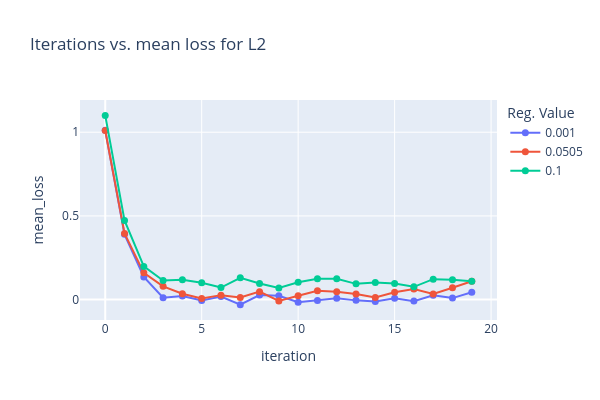
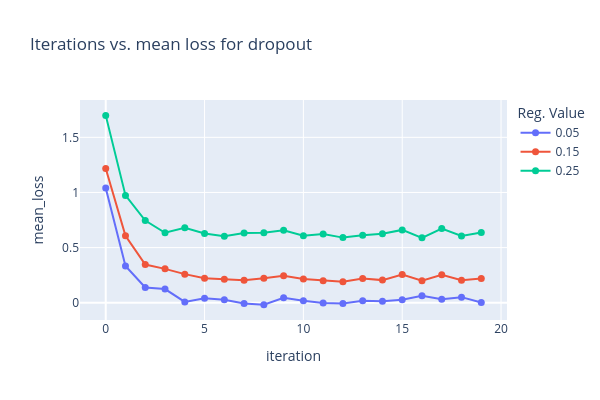

The cell these charts' notebook holds for them, in order:
### Code cell
# Group by 'reg_type'
grouped_by_reg_type = summary_df.groupby('reg_type')

# Iterate over each group of reg_type
for reg_type, reg_type_group in grouped_by_reg_type:
    # Group by 'reg_value' within each reg_type group
    grouped_by_reg_value = reg_type_group.groupby('reg_value')
    
    # Create a figure for the current reg_type
    fig = go.Figure()
    
    # Iterate over each group of reg_value within the current reg_type group
    for reg_value, reg_value_group in grouped_by_reg_value:
        fig.add_trace(go.Scatter(x=reg_value_group['instance_no'], y=reg_value_group['mean_loss'], 
                                 mode='lines+markers', name=reg_value,
                                 marker=dict(size=7)))
    
    fig.update_layout(legend=dict(title="Reg. Value"))
    fig.update_layout(title=f'Iterations vs. mean loss for {reg_type}',
                      xaxis_title='iteration',
                      yaxis_title='mean_loss',
                      width=600,  # Set width of the plot
                      height=400)  # Set height of the plot
    
    # Show the plot for the current reg_type
    fig.show()

### Figure 1 — Plotly figure (JSON) as saved in the notebook; plotly's stock layout.template omitted (floating-point values rounded to 4 significant figures)
{"data": [{"marker": {"size": 7}, "mode": "lines+markers", "name": "0.001", "type": "scatter", "x": [0, 1, 2, 3, 4, 5, 6, 7, 8, 9, 10, 11, 12, 13, 14, 15, 16, 17, 18, 19], "y": [1.011, 0.3899, 0.1353, 0.01093, 0.02125, -0.005295, 0.01792, -0.02994, 0.02698, 0.02279, -0.01578, -0.004727, 0.008194, -0.004542, -0.01071, 0.00761, -0.009024, 0.02598, 0.009042, 0.04401]}, {"marker": {"size": 7}, "mode": "lines+markers", "name": "0.0505", "type": "scatter", "x": [0, 1, 2, 3, 4, 5, 6, 7, 8, 9, 10, 11, 12, 13, 14, 15, 16, 17, 18, 19], "y": [1.01, 0.3952, 0.16, 0.07925, 0.03536, 0.006125, 0.02671, 0.01318, 0.04769, -0.007845, 0.0228, 0.05298, 0.04674, 0.034, 0.01309, 0.04435, 0.06303, 0.03402, 0.07048, 0.1096]}, {"marker": {"size": 7}, "mode": "lines+markers", "name": "0.1", "type": "scatter", "x": [0, 1, 2, 3, 4, 5, 6, 7, 8, 9, 10, 11, 12, 13, 14, 15, 16, 17, 18, 19], "y": [1.101, 0.4726, 0.1983, 0.114, 0.1183, 0.1005, 0.07227, 0.1303, 0.09633, 0.06963, 0.1033, 0.1245, 0.1242, 0.0941, 0.1016, 0.09611, 0.07633, 0.1223, 0.1187, 0.1102]}], "layout": {"height": 400, "legend": {"title": {"text": "Reg. Value"}}, "title": {"text": "Iterations vs. mean loss for L2"}, "width": 600, "xaxis": {"title": {"text": "iteration"}}, "yaxis": {"title": {"text": "mean_loss"}}}}

### Figure 2 — Plotly figure (JSON) as saved in the notebook; plotly's stock layout.template omitted (floating-point values rounded to 4 significant figures)
{"data": [{"marker": {"size": 7}, "mode": "lines+markers", "name": "0.05", "type": "scatter", "x": [0, 1, 2, 3, 4, 5, 6, 7, 8, 9, 10, 11, 12, 13, 14, 15, 16, 17, 18, 19], "y": [1.04, 0.3331, 0.1379, 0.1238, 0.007302, 0.04093, 0.02683, -0.00695, -0.01745, 0.04532, 0.01676, -0.003374, -0.007954, 0.01842, 0.01217, 0.02753, 0.06253, 0.03077, 0.05032, 0.002062]}, {"marker": {"size": 7}, "mode": "lines+markers", "name": "0.15", "type": "scatter", "x": [0, 1, 2, 3, 4, 5, 6, 7, 8, 9, 10, 11, 12, 13, 14, 15, 16, 17, 18, 19], "y": [1.218, 0.6065, 0.3458, 0.3069, 0.2592, 0.2222, 0.213, 0.2039, 0.2216, 0.2448, 0.2142, 0.1999, 0.19, 0.2194, 0.2049, 0.2553, 0.199, 0.2535, 0.2047, 0.2203]}, {"marker": {"size": 7}, "mode": "lines+markers", "name": "0.25", "type": "scatter", "x": [0, 1, 2, 3, 4, 5, 6, 7, 8, 9, 10, 11, 12, 13, 14, 15, 16, 17, 18, 19], "y": [1.699, 0.9734, 0.7454, 0.6347, 0.6792, 0.6272, 0.6034, 0.6323, 0.6353, 0.6571, 0.6077, 0.6225, 0.5905, 0.612, 0.6264, 0.6604, 0.5881, 0.6727, 0.6058, 0.6365]}], "layout": {"height": 400, "legend": {"title": {"text": "Reg. Value"}}, "title": {"text": "Iterations vs. mean loss for dropout"}, "width": 600, "xaxis": {"title": {"text": "iteration"}}, "yaxis": {"title": {"text": "mean_loss"}}}}
